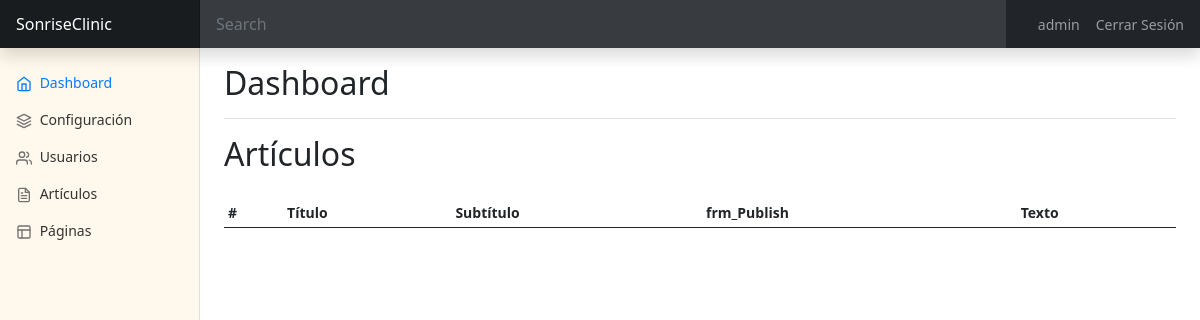
The app's page /admin.php?section=articles (signed in), older data.
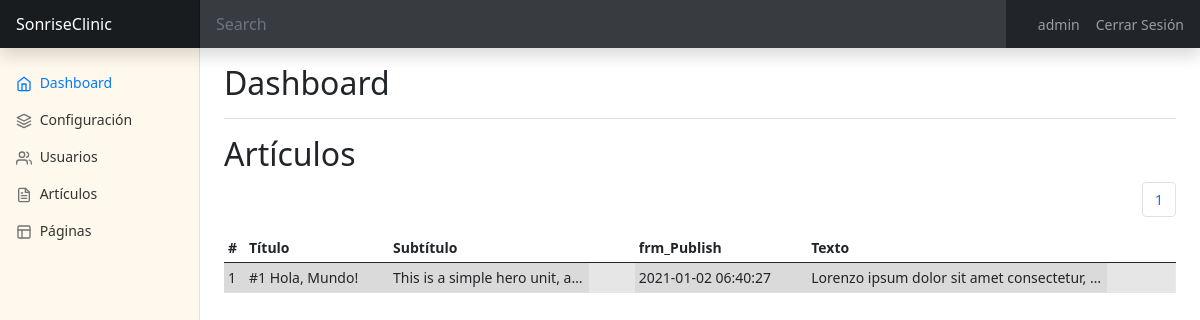
The same page, newer data.
### tables this page shows
CREATE TABLE `config` (
  `id` int(9) NOT NULL,
  `type` varchar(10) NOT NULL,
  `label` varchar(25) NOT NULL,
  `value` varchar(255) NOT NULL
);

CREATE TABLE `articles` (
  `id` int(9) NOT NULL,
  `title` varchar(255) NOT NULL,
  `subtitle` varchar(255) NOT NULL,
  `text` text NOT NULL,
  `date_created` datetime NOT NULL,
  `date_published` datetime NOT NULL,
  `enabled` tinyint(1) NOT NULL,
  `author` int(11) NOT NULL
);

### includes/sessions.php (called while the page is built, shortened)
<?php
if (isset($_SESSION['lang'])){
    $lang = $_SESSION['lang'];
}else{
    $lang = null;
}

### includes/class.data.php (called while the page is built, shortened)
<?php
class DataBase
{
    var $connection;
    public function __construct()
    {
        if (DB_PASS == NULL)
            $this->connection = mysqli_connect(DB_SERVER, DB_USER, DB_NAME);
        else
            $this->connection = mysqli_connect(DB_SERVER, DB_USER, DB_PASS, DB_NAME);
        return true;
    }
    public function send($sql, $type = 'ARRAY')
    {
        $result = mysqli_query($this->connection, $sql) or die(mysqli_error($this->connection));
        $return = array();
        if ($type == 'ARRAY')
            while (($return[] = mysqli_fetch_array($result))) {
            } else
            while (($return[] = mysqli_fetch_assoc($result))) {
            }
        if (count($return) > 1)
            unset($return[count($return) - 1]);
        else
            $return = FALSE;
        return $return;
    }
    public function select($table, $where, $type = 'ARRAY')
    {
        $sql = "SELECT * FROM " . $table . " WHERE " . $where;
        $result = mysqli_query($this->connection, $sql);
        $return = array();
        if ($type == 'ARRAY')
            while (($return[] = mysqli_fetch_array($result))) {
            } else
            while (($return[] = mysqli_fetch_assoc($result))) {
            }
        if (count($return) > 1)
            unset($return[count($return) - 1]);
        else
            $return = FALSE;
        return $return;
    }
}

### lang/es.php (called while the page is built)
<?php
$texts = array(
  'app_Title' => "SonriseClinic",
  'mn_Home' => "Inicio",
  'mn_News' => "Novedades",
  'mn_Categories' => "Categorías",
  'mn_Meeting' => "Gestión de Citas",
  'mn_Chat' => "Chat Interno",
  'mn_Speciality' => "Especialidades",
  'mn_Login' => "Iniciar Sesión",
  'mn_Logout' => "Cerrar Sesión",
  'mn_Admin' => "Panel de Control",
  'frm_Email' => "Dirección de correo electrónico",
  'frm_Pass' => "Clave",
  'frm_Send' => "Enviar",
  'frm_Remember' => "Recordar sesión",
  'frm_Name' => "Nick",
  'frm_FirstName' => "Nombre",
  'frm_LastName' => "Apellidos",
  'frm_Roles' => "Rol",
  'frm_Type' => "Grupo",
  'frm_Label' => "Etiqueta",
  'frm_Value' => "Valor",
  'frm_Title' => "Título",
  'frm_Subtitle' => "Subtítulo",
  'frm_Text' => "Texto",
  'btn_Update' => "Actualizar",
  'btn_Deleted' => "Eliminar",
  'btn_Ok' => "Aceptar",
  'btn_Close' => "Cerrar",
  'sect_users' => "Usuarios",
  'sect_settings' => "Configuración",
  'sect_categories' => "Categorías",
  'sect_articles' => "Artículos",
  'sect_pages' => "Páginas",
  'modal_title_confirm' => "Confirme opción",
  'modal_text_confirm' => "Esta opción no es posible deshacerla. Si realmente está seguro/a pulse en 'Aceptar'",
);

### includes/functions.php (called while the page is built, shortened)
<?php
function __($str, $lang = null){
  if (file_exists('lang/'.$lang.'.php')):
    if ( isset($texts[$str]) ){
      $str = $texts[$str];
    }
  endif;
  return $str;
}

### admin/pagination.php (called while the page is built, shortened)
<?php
$maxRow = 5;
  $page = false;
  if (!$page) {
    $start = 0;
    $page = 1;
  } else {
    $start = ($page - 1) * $maxRow;
  }
?>

### admin.php (the view, shortened to what this page needs)
<?php
include ("includes/functions.php");
include ("includes/sessions.php");
if(isset($_GET["section"])):
  $adm_pag = $_GET["section"];
else:
  $adm_pag = "dashboard";
endif;
$db = new DataBase(DB_SERVER, DB_USER, DB_PASS, DB_NAME, 1);
$param = $db->send("SELECT * FROM config;");
?>
<!DOCTYPE html>
<html lang="<?=$lang?>">
<?php require "admin/head.php";?>
<body>
  <header class="navbar navbar-dark sticky-top bg-dark flex-md-nowrap p-0 shadow">
    <a class="navbar-brand col-md-3 col-lg-2 me-0 px-3" href="index.php"><?=$param[0]["value"]?></a>
    <input class="form-control form-control-dark w-100" type="text" placeholder="Search" aria-label="Search">
    <ul class="navbar-nav px-3" style="flex-direction: row;">
      <li class="nav-item text-nowrap">
        <a class="nav-link mx-3" href="#"><?=$_SESSION['name']?></a>
      </li>
      <li class="nav-item text-nowrap">
        <a class="nav-link" href="logout.php"><?=__('mn_Logout', $lang)?></a>
      </li>
    </ul>
  </header>
  <div class="container-fluid">
    <div class="row">
      <nav id="sidebarMenu" class="col-md-3 col-lg-2 d-md-block bg-light sidebar collapse">
        <div class="position-sticky pt-3">
          <ul class="nav flex-column">
            <li class="nav-item">
              <a class="nav-link active" aria-current="page" href="admin.php">
                <span data-feather="home"></span>
                Dashboard
              </a>
            </li>
            <li class="nav-item">
              <a class="nav-link" href="admin.php?section=settings">
                <span data-feather="layers"></span>
                <?=__('sect_settings',$lang)?>
              </a>
            </li>
            <li class="nav-item">
              <a class="nav-link" href="admin.php?section=users">
                <span data-feather="users"></span>
                <?=__('sect_users',$lang)?>
              </a>
            </li>
            <li class="nav-item">
              <a class="nav-link" href="admin.php?section=articles">
                <span data-feather="file-text"></span>
                <?=__('sect_articles',$lang)?>
              </a>
            </li>
            <li class="nav-item">
              <a class="nav-link" href="admin.php?section=pages">
                <span data-feather="layout"></span>
                <?=__('sect_pages',$lang)?>
              </a>
            </li>
          </ul>
        </div>
      </nav>
      <main class="col-md-9 ms-sm-auto col-lg-10 px-md-4" style="margin-left:219px">
        <div
          class="d-flex justify-content-between flex-wrap flex-md-nowrap align-items-center pt-3 pb-2 mb-3 border-bottom">
          <h1 class="h2">Dashboard</h1>
        </div>
        <?php
                    switch($adm_pag):
                      case("articles"):
                        include "admin/articles.php";
                        break;
                    endswitch;
                    ?>
      </main>
    </div>
  </div>
</body>
</html>

### admin/head.php (shortened to what this page needs)
<head>
  <link rel="stylesheet" href="css/bootstrap.min.css">
  <link rel="stylesheet" href="css/styles.css">
  <link rel="stylesheet" href="css/dashboard.css">
</head>

### admin/articles.php (shortened to what this page needs)
<?php
  include "admin/pagination.php";
  $row = $db->send("SELECT Count(*) as total FROM articles;");
  $numResult = $row[0]['total'];
  $total_pages = ceil($numResult / $maxRow);
  $records = $db->select("articles", "1 = 1 ORDER BY id ASC LIMIT ".$start.", ".$maxRow);
?>
<h2><?=__('sect_articles',$lang)?></h2>
<div class="table-responsive">
  <nav aria-label="Page navigation example">
    <ul class="pagination justify-content-end">
      <?php if ($total_pages >= 1) {
        if ($page != 1) {?>
        <?php }
        for ($i=1;$i<=$total_pages;$i++) {
          if ($page == $i) {?>
            <li class="page-item"><a class="page-link" href="#"><?=$i?></a></li>
          <?php } else { ?>
            <li class="page-item"><a class="page-link" href="admin.php?section=articles&page=<?=$i?>"><?=$i?></a></li>
          <?php }
        }
        if ($page != $total_pages) { ?>
        <?php }
      }?>
    </ul>
  </nav>
  <table class="table table-striped table-sm table-hover">
    <thead>
      <tr>
        <th>#</th>
        <th><?=__('frm_Title',$lang)?></th>
        <th id="subtitle"><?=__('frm_Subtitle',$lang)?></th>
        <th><?=__('frm_Publish',$lang)?></th>
        <th><?=__('frm_Text',$lang)?></th>
      </tr>
    </thead>
    <tbody>
        <?php if(!empty($records)):
          foreach($records as $record):
            if(isset($_GET['edit']) && $record['id']==$_GET['edit']):
              $class = " fw-bold";
            else:
              $class = "";
            endif;
          ?>
            <tr class="tbl-h<?=$class?>" onclick="window.location='admin.php?section=articles&page=<?=($page)?>&edit=<?=$record['id']?>';" style="background-color: rgba(0, 0, 0, 0.05); background-image:linear-gradient(var(--bs-table-accent-bg),var(--bs-table-accent-bg))">
                <td><?=$record["id"]?></td>
                <td><?=$record["title"]?></td>
                <td class="d-inline-block text-truncate" style="max-width: 200px"><?=$record["subtitle"]?></td>
                <td><?=$record["date_published"]?></td>
                <td class="d-inline-block text-truncate" style="max-width: 300px"><?=strip_tags($record["text"])?></td>
            </tr>
        <?php
          endforeach;
        endif;?>
        </tbody>
    </table>
</div>

### css/styles.css (style rules this page uses)
.bg-light { background-color: #FFF9ED !important; }

### css/dashboard.css (style rules this page uses)
body { font-size: .875rem; }
.feather { width: 16px; height: 16px; vertical-align: text-bottom; }
.sidebar { position: fixed; top: 0; bottom: 0; left: 0; z-index: 100; padding: 48px 0 0; box-shadow: inset -1px 0 0 rgba(0, 0, 0, .1); }
.sidebar .nav-link { font-weight: 500; color: #333; }
.sidebar .nav-link .feather { margin-right: 4px; color: #727272; }
.sidebar .nav-link.active { color: #007bff; }
.sidebar .nav-link:hover .feather, .sidebar .nav-link.active .feather { color: inherit; }
.navbar-brand { padding-top: .75rem; padding-bottom: .75rem; font-size: 1rem; background-color: rgba(0, 0, 0, .25); box-shadow: inset -1px 0 0 rgba(0, 0, 0, .25); }
.navbar .form-control { padding: .75rem 1rem; border-width: 0; border-radius: 0; }
.form-control-dark { color: #fff; background-color: rgba(255, 255, 255, .1); border-color: rgba(255, 255, 255, .1); }

Row changes from the older to the newer data that the page shows:
added articles: id "1", title "#1 Hola, Mundo!", subtitle "This is a simple hero unit, a…", date_published "2021-01-02 06:40:27", text "Lorenzo ipsum dolor sit amet consectetur,…"
Text that changed along with them:
new list line: "1"
